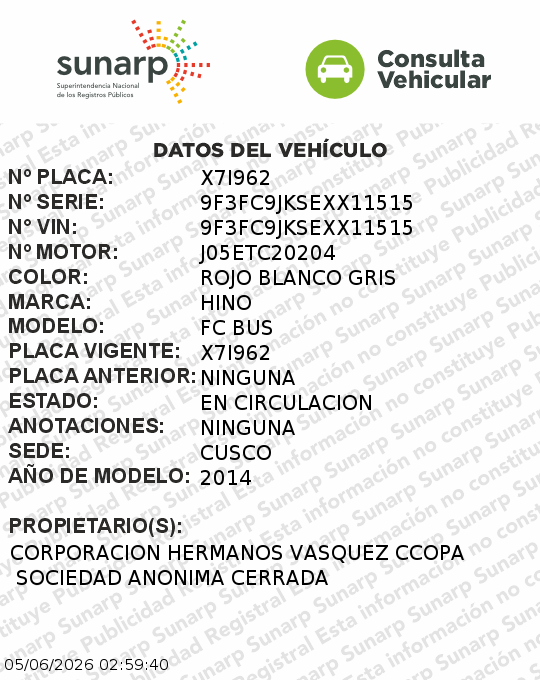
#> input picture backend/results/X7I962_4.png, 540 x 680 px
$ python preprocess.py
#> lines starting #> are read from the running program, lines starting #| are printed output that depends on the picture; after the words box and inside, x2 and y2 are one past the last pixel; in counts of white or black regions, pixels touching at a corner belong together
# [43 lines of commented-out code are left out]


import cv2
from pathlib import Path

# Ruta base del backend
# preprocess.py está en backend/ocr/preprocess.py
BASE_DIR = Path(__file__).resolve().parents[1]

RESULTS_DIR = BASE_DIR / "results"
OCR_RESULTS_DIR = BASE_DIR / "ocr" / "results"

# La imagen con la que se definieron los ROI mide 675x850 antes de quitar
# el encabezado y 675x710 después del recorte de 140 px.
REFERENCE_WIDTH = 675
REFERENCE_HEIGHT = 850


def preprocess_image(
    image_path: str | Path,
    output_dir: str | Path = OCR_RESULTS_DIR,
    crop_header: int = 140,
    reference_width: int = REFERENCE_WIDTH,
    reference_height: int = REFERENCE_HEIGHT,
):
    """
    Preprocesa la imagen obtenida del scraping:
    1. Carga la imagen en escala de grises.
    2. Normaliza su tamaño al usado para definir los ROI.
    3. Aplica binarización.
    4. Recorta el encabezado.
    5. Guarda la imagen procesada.
    """
#> called with crop_header = 140, reference_width = 675, reference_height = 850

    image_path = Path(image_path)
    output_dir = Path(output_dir)
    output_dir.mkdir(parents=True, exist_ok=True)

    if not image_path.exists():
        raise FileNotFoundError(f"No existe la imagen: {image_path}")

    image_gray = cv2.imread(str(image_path), cv2.IMREAD_GRAYSCALE)
#> image_gray: shape (680, 540); min 0, max 254, mean 231.7

    if image_gray is None:
        raise ValueError(f"No se pudo cargar la imagen: {image_path}")

    source_height, source_width = image_gray.shape[:2]
#> source_height = 680; source_width = 540

    if reference_width <= 0 or reference_height <= 0:
        raise ValueError("Las dimensiones de referencia deben ser mayores que cero.")

    # SUNARP entrega la misma ficha en distintas resoluciones (por ejemplo,
    # 540x680 y 675x850). Normalizar antes del recorte conserva la posición
    # de todos los campos respecto de los ROI originales.
    if (source_width, source_height) != (reference_width, reference_height):
        image_gray = cv2.resize(
            image_gray,
            (reference_width, reference_height),
            interpolation=cv2.INTER_CUBIC,
        )
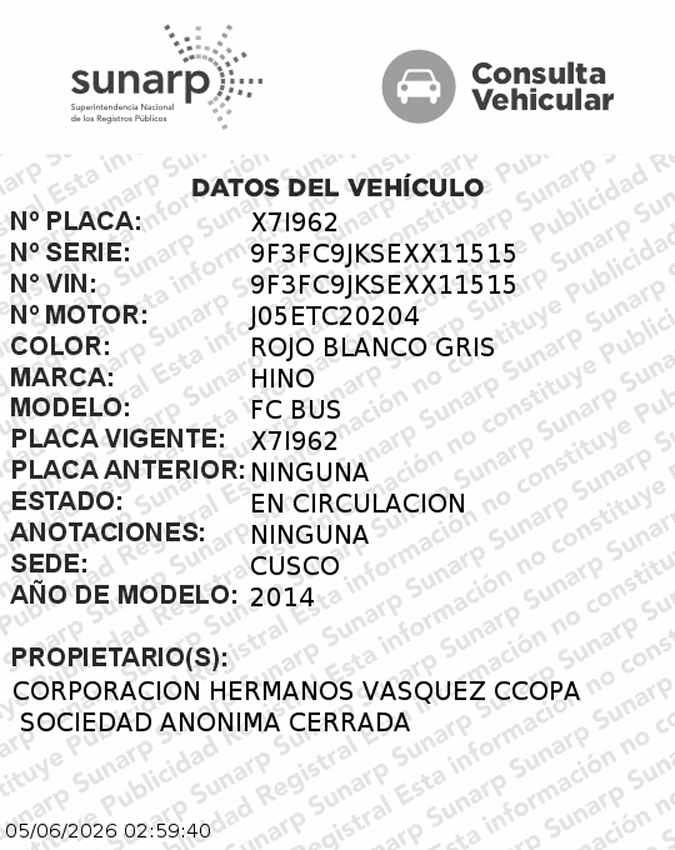
#> image_gray: shape (850, 675); min 0, max 255, mean 231.5

    _, image_binary = cv2.threshold(
        image_gray,
        150,
        255,
        cv2.THRESH_BINARY
    )
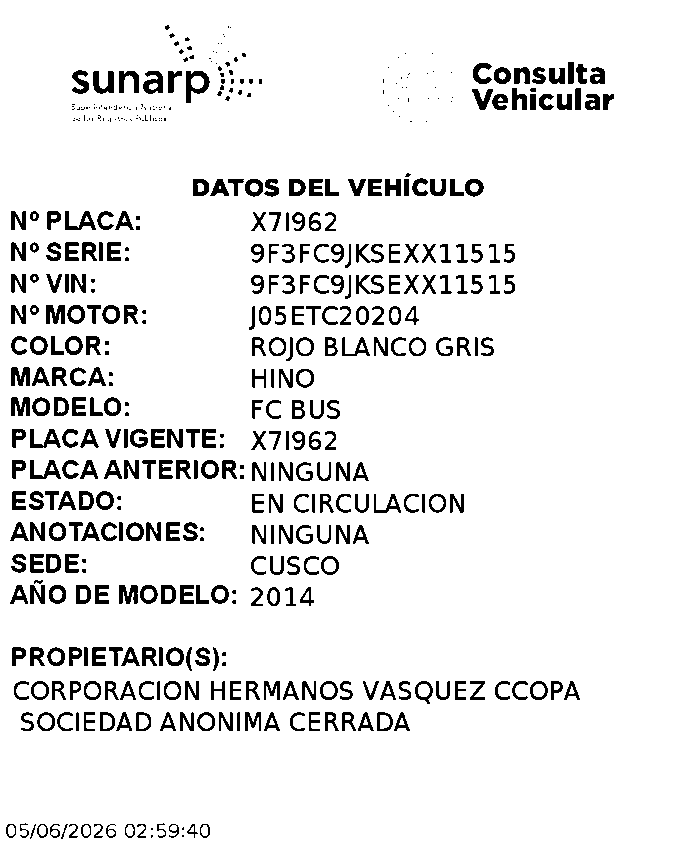
#> image_binary: shape (850, 675); 91.9% white; 498 black regions (166 under 20 px), largest, box (x1, y1, x2, y2) and area: (186, 71, 210, 103) 374, (93, 71, 114, 94) 295, (143, 71, 163, 94) 292

    height, width = image_binary.shape[:2]
#> height = 850; width = 675

    if not 0 <= crop_header < height:
        raise ValueError(
            f"crop_header debe estar entre 0 y {height - 1}; recibido: {crop_header}"
        )

    image_cropped = image_binary[crop_header:height, 0:width]
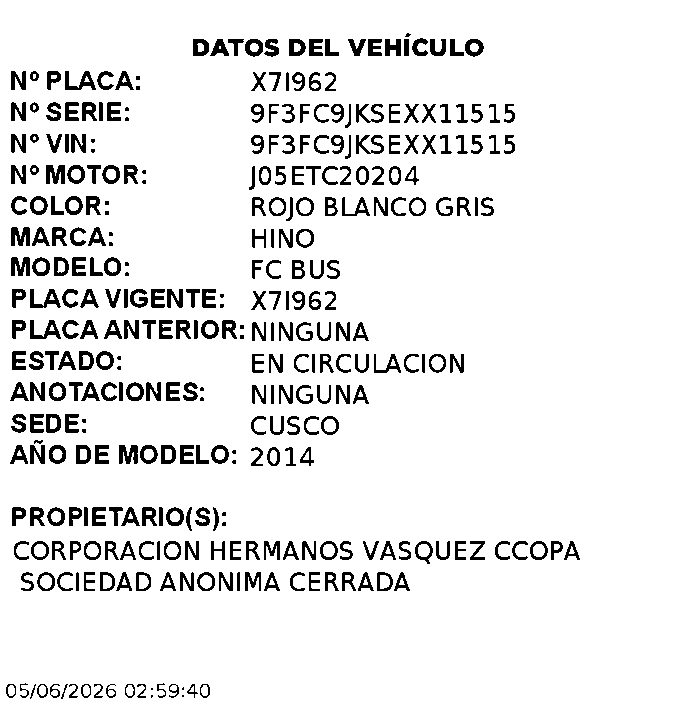
#> image_cropped: shape (710, 675); 91.4% white; 341 black regions (33 under 20 px), largest, box (x1, y1, x2, y2) and area: (65, 71, 96, 90) 273, (46, 165, 65, 184) 270, (30, 289, 61, 308) 270

    plate = image_path.stem
    output_path = output_dir / f"{plate}_preprocessed.png"

    cv2.imwrite(str(output_path), image_cropped)

    return {
        "plate": plate,
        "original_width": source_width,
        "original_height": source_height,
        "normalized_width": width,
        "normalized_height": height,
        "processed_width": image_cropped.shape[1],
        "processed_height": image_cropped.shape[0],
        "output_path": str(output_path)
    }


if __name__ == "__main__":
    image_name = "X7I962_4.png"

    result = preprocess_image(
        image_path=RESULTS_DIR / image_name,
        output_dir=OCR_RESULTS_DIR,
        crop_header=140
    )

    print("Preprocesamiento completado")
    print(f"Placa: {result['plate']}")
#| Placa: X7I962_4
    print(f"Imagen procesada: {result['output_path']}")
#| Imagen procesada: backend/ocr/results/X7I962_4_preprocessed.png
    print(f"Dimensiones originales: {result['original_width']}x{result['original_height']}")
#| Dimensiones originales: 540x680
    print(f"Dimensiones procesadas: {result['processed_width']}x{result['processed_height']}")
#| Dimensiones procesadas: 675x710

$ run again, with backend/results/A1B234.png copied over backend/results/X7I962_4.png
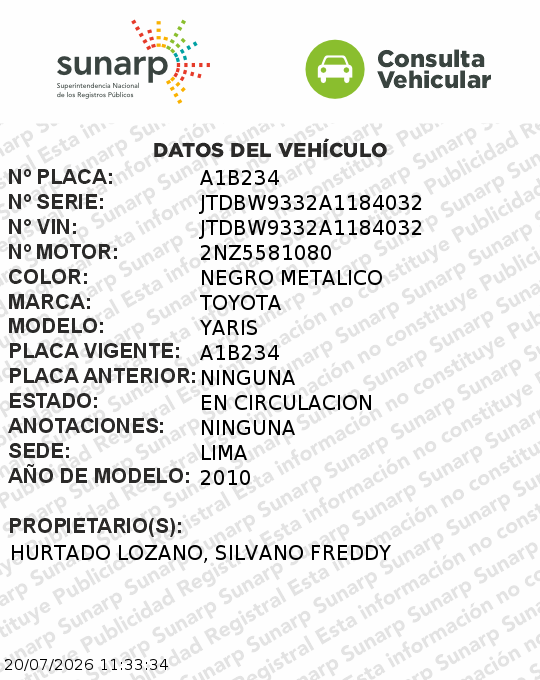
#> input picture backend/results/A1B234.png, 540 x 680 px
#> in preprocess_image, `_, image_binary = cv2.threshold( image_gray, 150, 255, cv2.THRESH_BINA..`:
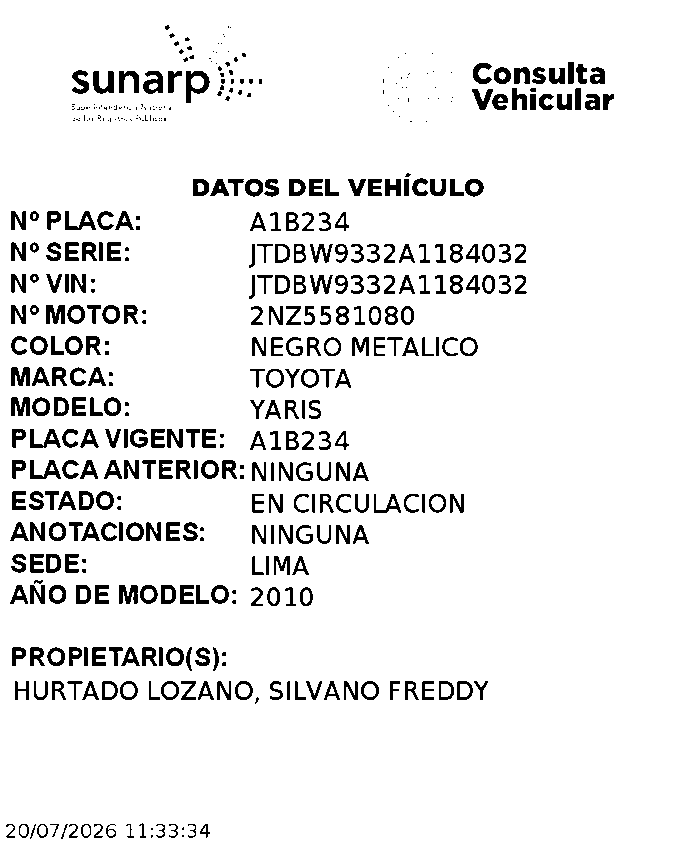
#> image_binary: shape (850, 675); 92.5% white; 474 black regions (167 under 20 px), largest, box (x1, y1, x2, y2) and area: (186, 71, 210, 103) 374, (93, 71, 114, 94) 295, (143, 71, 163, 94) 292
#> in preprocess_image, `image_cropped = image_binary[crop_header:height, 0:width]`:
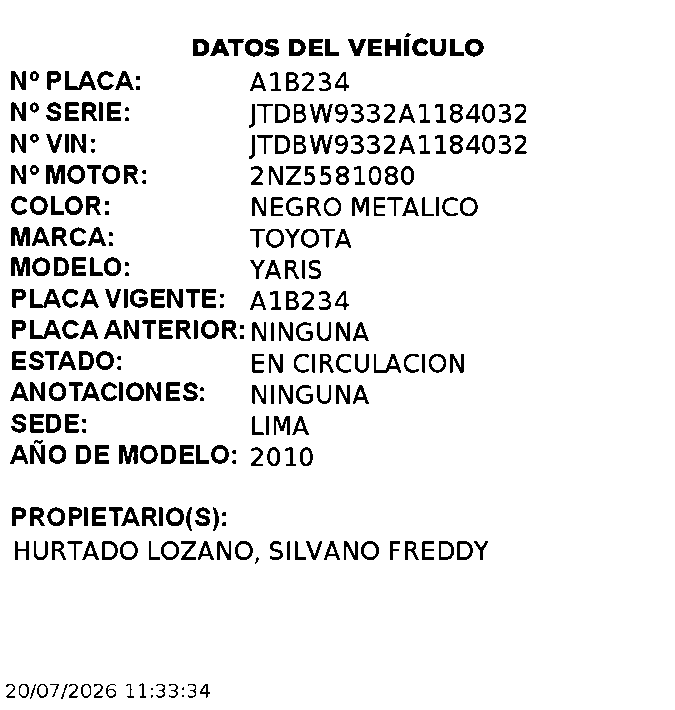
#> image_cropped: shape (710, 675); 92.1% white; 317 black regions (34 under 20 px), largest, box (x1, y1, x2, y2) and area: (65, 71, 96, 90) 273, (46, 165, 65, 184) 270, (30, 289, 61, 308) 270
#| Placa: X7I962_4
#| Imagen procesada: backend/ocr/results/X7I962_4_preprocessed.png
#| Dimensiones originales: 540x680
#| Dimensiones procesadas: 675x710
